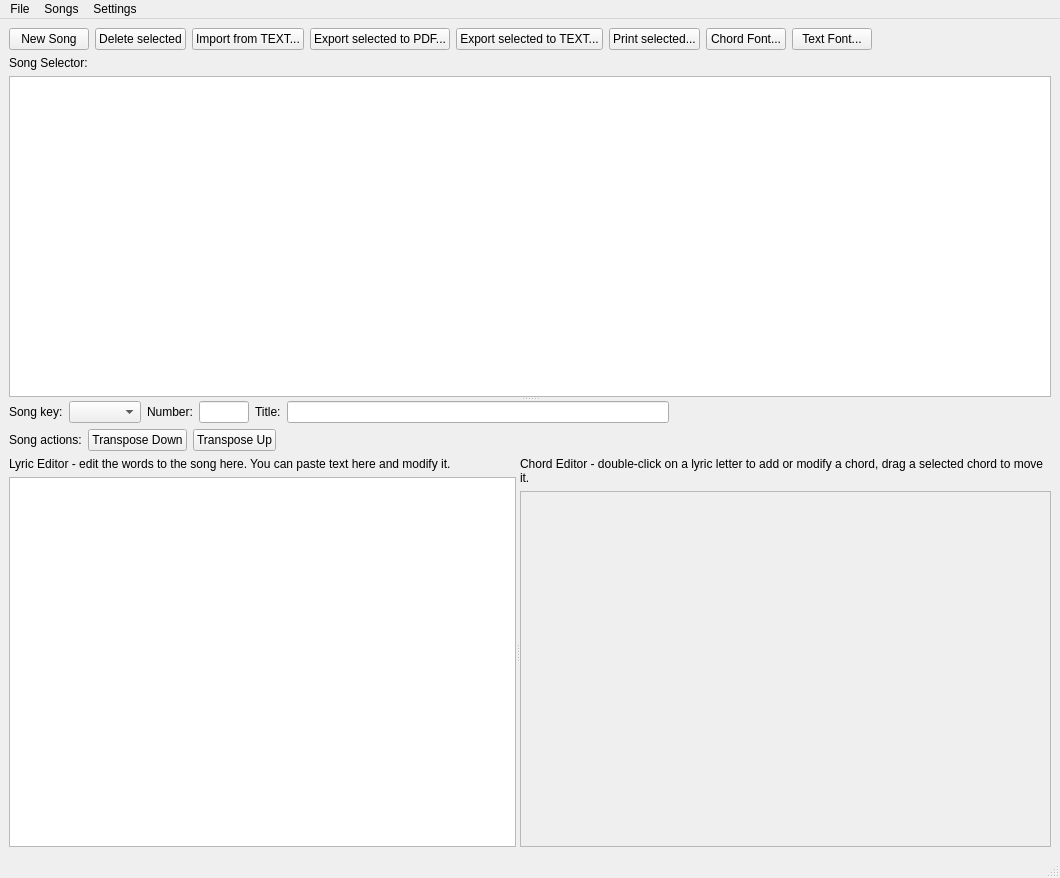
<?xml version="1.0" encoding="UTF-8"?>
<ui version="4.0">
 <class>MainWindow</class>
 <widget class="QMainWindow" name="MainWindow">
  <property name="geometry">
   <rect>
    <x>0</x>
    <y>0</y>
    <width>1060</width>
    <height>878</height>
   </rect>
  </property>
  <property name="windowTitle">
   <string>softSong Editor</string>
  </property>
  <widget class="QWidget" name="centralwidget">
   <layout class="QVBoxLayout" name="verticalLayout_5">
    <item>
     <widget class="QSplitter" name="splitter_2">
      <property name="orientation">
       <enum>Qt::Vertical</enum>
      </property>
      <widget class="QWidget" name="layoutWidget">
       <layout class="QVBoxLayout" name="verticalLayout_3">
        <item>
         <layout class="QHBoxLayout" name="horizontalLayout_2" stretch="0,0,0,0,0,0,0,0,0">
          <item>
           <widget class="QPushButton" name="new_song_button">
            <property name="text">
             <string>New Song</string>
            </property>
           </widget>
          </item>
          <item>
           <widget class="QPushButton" name="delete_song_button">
            <property name="text">
             <string>Delete selected</string>
            </property>
           </widget>
          </item>
          <item>
           <widget class="QPushButton" name="import_text_button">
            <property name="text">
             <string>Import from TEXT...</string>
            </property>
           </widget>
          </item>
          <item>
           <widget class="QPushButton" name="export_pdf_button">
            <property name="text">
             <string>Export selected to PDF...</string>
            </property>
           </widget>
          </item>
          <item>
           <widget class="QPushButton" name="export_text_button">
            <property name="text">
             <string>Export selected to TEXT...</string>
            </property>
           </widget>
          </item>
          <item>
           <widget class="QPushButton" name="print_button">
            <property name="text">
             <string>Print selected...</string>
            </property>
           </widget>
          </item>
          <item>
           <widget class="QPushButton" name="chord_font_button">
            <property name="text">
             <string>Chord Font...</string>
            </property>
           </widget>
          </item>
          <item>
           <widget class="QPushButton" name="text_font_button">
            <property name="text">
             <string>Text Font...</string>
            </property>
           </widget>
          </item>
          <item>
           <spacer name="horizontalSpacer">
            <property name="orientation">
             <enum>Qt::Horizontal</enum>
            </property>
            <property name="sizeHint" stdset="0">
             <size>
              <width>40</width>
              <height>20</height>
             </size>
            </property>
           </spacer>
          </item>
         </layout>
        </item>
        <item>
         <widget class="QLabel" name="label_3">
          <property name="text">
           <string>Song Selector:</string>
          </property>
         </widget>
        </item>
        <item>
         <widget class="QTableView" name="songs_view">
          <property name="minimumSize">
           <size>
            <width>0</width>
            <height>100</height>
           </size>
          </property>
         </widget>
        </item>
       </layout>
      </widget>
      <widget class="QWidget" name="layoutWidget">
       <layout class="QVBoxLayout" name="verticalLayout_4" stretch="0,0,1">
        <item>
         <layout class="QHBoxLayout" name="horizontalLayout">
          <item>
           <widget class="QLabel" name="label_5">
            <property name="text">
             <string>Song key:</string>
            </property>
           </widget>
          </item>
          <item>
           <widget class="QComboBox" name="song_key_menu"/>
          </item>
          <item>
           <widget class="QLabel" name="label_6">
            <property name="text">
             <string>Number:</string>
            </property>
           </widget>
          </item>
          <item>
           <widget class="QLineEdit" name="song_num_ef">
            <property name="maximumSize">
             <size>
              <width>50</width>
              <height>16777215</height>
             </size>
            </property>
           </widget>
          </item>
          <item>
           <widget class="QLabel" name="label_4">
            <property name="text">
             <string>Title:</string>
            </property>
           </widget>
          </item>
          <item>
           <widget class="QLineEdit" name="song_title_ef"/>
          </item>
          <item>
           <spacer name="horizontalSpacer_2">
            <property name="orientation">
             <enum>Qt::Horizontal</enum>
            </property>
            <property name="sizeHint" stdset="0">
             <size>
              <width>40</width>
              <height>20</height>
             </size>
            </property>
           </spacer>
          </item>
         </layout>
        </item>
        <item>
         <layout class="QHBoxLayout" name="horizontalLayout_3">
          <item>
           <widget class="QLabel" name="label_7">
            <property name="text">
             <string>Song actions:</string>
            </property>
           </widget>
          </item>
          <item>
           <widget class="QPushButton" name="transpose_down_button">
            <property name="text">
             <string>Transpose Down</string>
            </property>
           </widget>
          </item>
          <item>
           <widget class="QPushButton" name="transpose_up_button">
            <property name="text">
             <string>Transpose Up</string>
            </property>
           </widget>
          </item>
          <item>
           <spacer name="horizontalSpacer_3">
            <property name="orientation">
             <enum>Qt::Horizontal</enum>
            </property>
            <property name="sizeHint" stdset="0">
             <size>
              <width>40</width>
              <height>20</height>
             </size>
            </property>
           </spacer>
          </item>
         </layout>
        </item>
        <item>
         <widget class="QSplitter" name="splitter">
          <property name="orientation">
           <enum>Qt::Horizontal</enum>
          </property>
          <widget class="QWidget" name="layoutWidget">
           <layout class="QVBoxLayout" name="verticalLayout_2">
            <item>
             <widget class="QLabel" name="label">
              <property name="text">
               <string>Lyric Editor - edit the words to the song here. You can paste text here and modify it.</string>
              </property>
              <property name="wordWrap">
               <bool>true</bool>
              </property>
             </widget>
            </item>
            <item>
             <widget class="QPlainTextEdit" name="song_text_edit">
              <property name="minimumSize">
               <size>
                <width>100</width>
                <height>200</height>
               </size>
              </property>
             </widget>
            </item>
           </layout>
          </widget>
          <widget class="QWidget" name="layoutWidget">
           <layout class="QVBoxLayout" name="verticalLayout">
            <item>
             <widget class="QLabel" name="label_2">
              <property name="text">
               <string>Chord Editor - double-click on a lyric letter to add or modify a chord, drag a selected chord to move it.</string>
              </property>
              <property name="wordWrap">
               <bool>true</bool>
              </property>
             </widget>
            </item>
            <item>
             <widget class="QScrollArea" name="chord_scroll_area">
              <property name="minimumSize">
               <size>
                <width>100</width>
                <height>200</height>
               </size>
              </property>
              <property name="frameShape">
               <enum>QFrame::StyledPanel</enum>
              </property>
              <property name="frameShadow">
               <enum>QFrame::Sunken</enum>
              </property>
              <property name="widgetResizable">
               <bool>true</bool>
              </property>
              <widget class="QWidget" name="scrollAreaWidgetContents">
               <property name="geometry">
                <rect>
                 <x>0</x>
                 <y>0</y>
                 <width>505</width>
                 <height>339</height>
                </rect>
               </property>
              </widget>
             </widget>
            </item>
           </layout>
          </widget>
         </widget>
        </item>
       </layout>
      </widget>
     </widget>
    </item>
   </layout>
  </widget>
  <widget class="QMenuBar" name="menubar">
   <property name="geometry">
    <rect>
     <x>0</x>
     <y>0</y>
     <width>1060</width>
     <height>25</height>
    </rect>
   </property>
   <widget class="QMenu" name="menuSong">
    <property name="title">
     <string>Songs</string>
    </property>
    <addaction name="actionNewSong"/>
    <addaction name="actionImportText"/>
    <addaction name="actionDeleteSongs"/>
    <addaction name="actionExportPdf"/>
    <addaction name="actionExportText"/>
   </widget>
   <widget class="QMenu" name="menuFile">
    <property name="title">
     <string>File</string>
    </property>
    <addaction name="actionPrint"/>
   </widget>
   <widget class="QMenu" name="menuSettings">
    <property name="title">
     <string>Settings</string>
    </property>
    <addaction name="actionLyricsFont"/>
    <addaction name="actionChordsFont"/>
   </widget>
   <addaction name="menuFile"/>
   <addaction name="menuSong"/>
   <addaction name="menuSettings"/>
  </widget>
  <widget class="QStatusBar" name="statusbar"/>
  <action name="actionNewSong">
   <property name="text">
    <string>New song</string>
   </property>
  </action>
  <action name="actionDeleteSongs">
   <property name="text">
    <string>Delete selected songs</string>
   </property>
  </action>
  <action name="actionExportPdf">
   <property name="text">
    <string>Export selected songs to PDF...</string>
   </property>
  </action>
  <action name="actionExportText">
   <property name="text">
    <string>Export selected song to TEXT...</string>
   </property>
  </action>
  <action name="actionPrint">
   <property name="text">
    <string>Print...</string>
   </property>
  </action>
  <action name="actionLyricsFont">
   <property name="text">
    <string>Lyrics font...</string>
   </property>
  </action>
  <action name="actionChordsFont">
   <property name="text">
    <string>Chords font...</string>
   </property>
  </action>
  <action name="actionImportText">
   <property name="text">
    <string>Import from TEXT...</string>
   </property>
  </action>
 </widget>
 <resources/>
 <connections/>
</ui>
